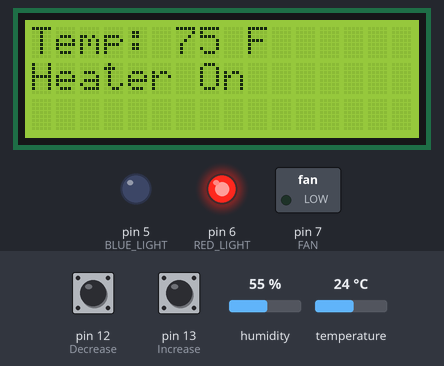
This sketch was run on a simulated Arduino Uno, built with avr-gcc and run on an emulated ATmega328P. On the bench: 16×3 character LCD, switched loads named in the sketch (green lamp = pin HIGH), output pins drawn as LEDs (lit = HIGH). Inputs (shaded band) come from the test bench; at power-on: pin 12 (Decrease) HIGH, pin 13 (Increase) HIGH, temperature 24 °C, humidity 55 %. What the sketch prints to the serial monitor is not drawn.

Above: at 1.7 s.
1.8 s: pin 12 (Decrease) pulled LOW for 3.2 s
At 3.0 s:
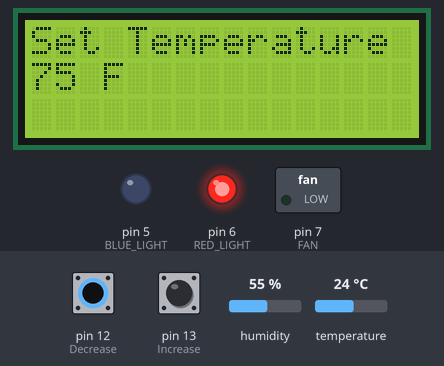
8.9 s: pin 13 (Increase) pulled LOW for 1 s
At 11.7 s:
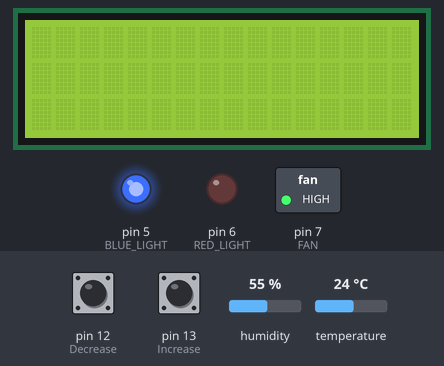
13.6 s: temperature set to 12 °C
At 16.6 s:
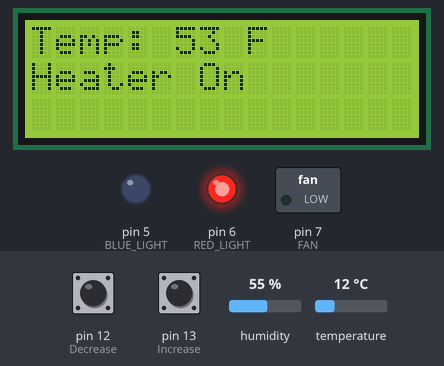
16.9 s: temperature set to 19 °C
At 19.5 s:
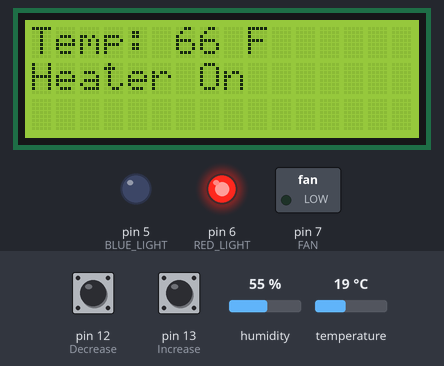
20.1 s: pin 13 (Increase) pulled LOW for 1 s
At 23.0 s:
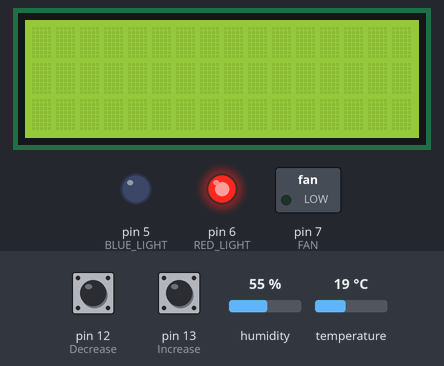
23.8 s: temperature set to 23 °C
27.0 s: temperature set to 26 °C
At 29.4 s:
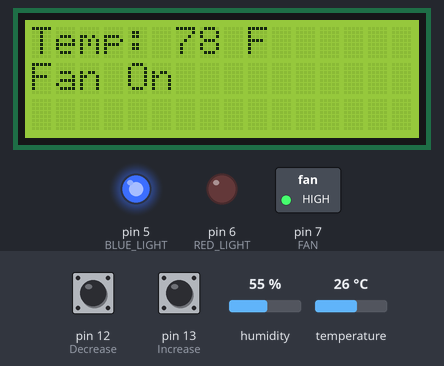
Timing chart, 0 to 30.9 s (numbered marks = the images above; inputs shaded):
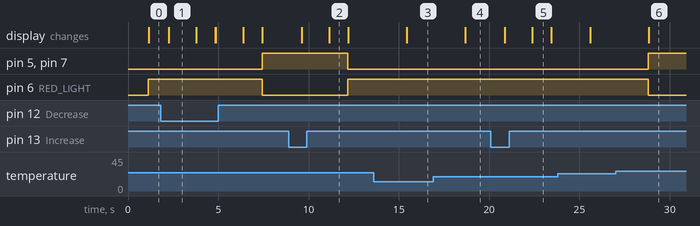

The sketch:

smart_fan.ino
```cpp
#include <DHT11.h>
#include <LiquidCrystal_I2C.h>

LiquidCrystal_I2C lcd(0x27, 16, 3);

#define tempsensor 2

#define FAN 7
#define RED_LIGHT 6
#define BLUE_LIGHT 5
#define Increase 13
#define Decrease 12

DHT11 dht(tempsensor);

int threshold = 76;
int pressed = 0;

void setup() {
  lcd.begin();

  pinMode(FAN, OUTPUT);
  pinMode(Increase, INPUT_PULLUP);
  pinMode(Decrease, INPUT_PULLUP);

  pinMode(RED_LIGHT, OUTPUT);
  pinMode(BLUE_LIGHT, OUTPUT);
  digitalWrite(FAN, LOW);

  Serial.begin(9600);
}

void loop() {
  Serial.println(threshold);

  int increaseButton = digitalRead(Increase);
  int decreaseButton = digitalRead(Decrease);

  delay(10);


  if (decreaseButton == pressed) {
    threshold -= 1;
    lcd.clear();
    lcd.setCursor(0, 0);
    lcd.print("Set Temperature");
    lcd.setCursor(0, 1);
    lcd.print(threshold);
    lcd.print(" F");
    delay(1500);
    lcd.clear();
  }

  if (increaseButton == pressed) {
    threshold += 1;
    lcd.clear();
    lcd.setCursor(0, 0);
    lcd.print("Set Temperature");
    lcd.setCursor(0, 1);
    lcd.print(threshold);
    lcd.print(" F");
    delay(1500);
    lcd.clear();
  }


  float temperatureCelsius = dht.readTemperature();
  float temperatureFahrenheit = (temperatureCelsius * 9.0 / 5.0) + 32.0;
  int temperature = (int)temperatureFahrenheit;

  float humidity = dht.readHumidity();

  Serial.print("Temperature = ");
  Serial.print(temperature);
  Serial.println("°F");
  Serial.print("Humidity = ");
  Serial.print(humidity);
  Serial.println("%");


  if (temperature > threshold) {
    lcd.clear();
    lcd.setCursor(0, 0);
    lcd.print("Temp: ");
    lcd.print(temperature);
    lcd.print(" F");

    digitalWrite(FAN, HIGH);
    digitalWrite(RED_LIGHT, LOW);
    digitalWrite(BLUE_LIGHT, HIGH);
    Serial.println("Fan ON");
    lcd.setCursor(0, 1);
    lcd.print("Fan On");
  } else {
    lcd.clear();
    lcd.setCursor(0, 0);
    lcd.print("Temp: ");
    lcd.print(temperature);
    lcd.print(" F");

    digitalWrite(FAN, LOW);
    digitalWrite(RED_LIGHT, HIGH);
    digitalWrite(BLUE_LIGHT, LOW);
    Serial.println("Fan OFF");
    lcd.setCursor(0, 1);
    lcd.print("Heater On");
  }

}
```

Measured:
- the behaviour switches between 24 and 25 °C on temperature (found by bisection; images 5 and 6)
- after the input at 1.8 s, pin 5 (BLUE_LIGHT), pin 7 (FAN): LOW → HIGH after 5.6 s; pin 6 (RED_LIGHT): HIGH → LOW after 5.6 s; the display: changes after 0.46 s (image 1)
- after the input at 8.9 s, pin 5 (BLUE_LIGHT), pin 7 (FAN): HIGH → LOW after 3.3 s; pin 6 (RED_LIGHT): LOW → HIGH after 3.3 s; the display: first changes after 0.72 s (image 2 shows a later state)
- after the input at 13.6 s, the display: changes after 1.8 s (image 3)
- after the input at 16.9 s, the display: changes after 1.8 s (image 4)
- after the input at 20.1 s, the display: first changes after 0.76 s (image 5 shows a later state)
- after the input at 27.0 s, pin 5 (BLUE_LIGHT), pin 7 (FAN): LOW → HIGH after 1.8 s; pin 6 (RED_LIGHT): HIGH → LOW after 1.8 s; the display: changes after 1.8 s (image 6)
